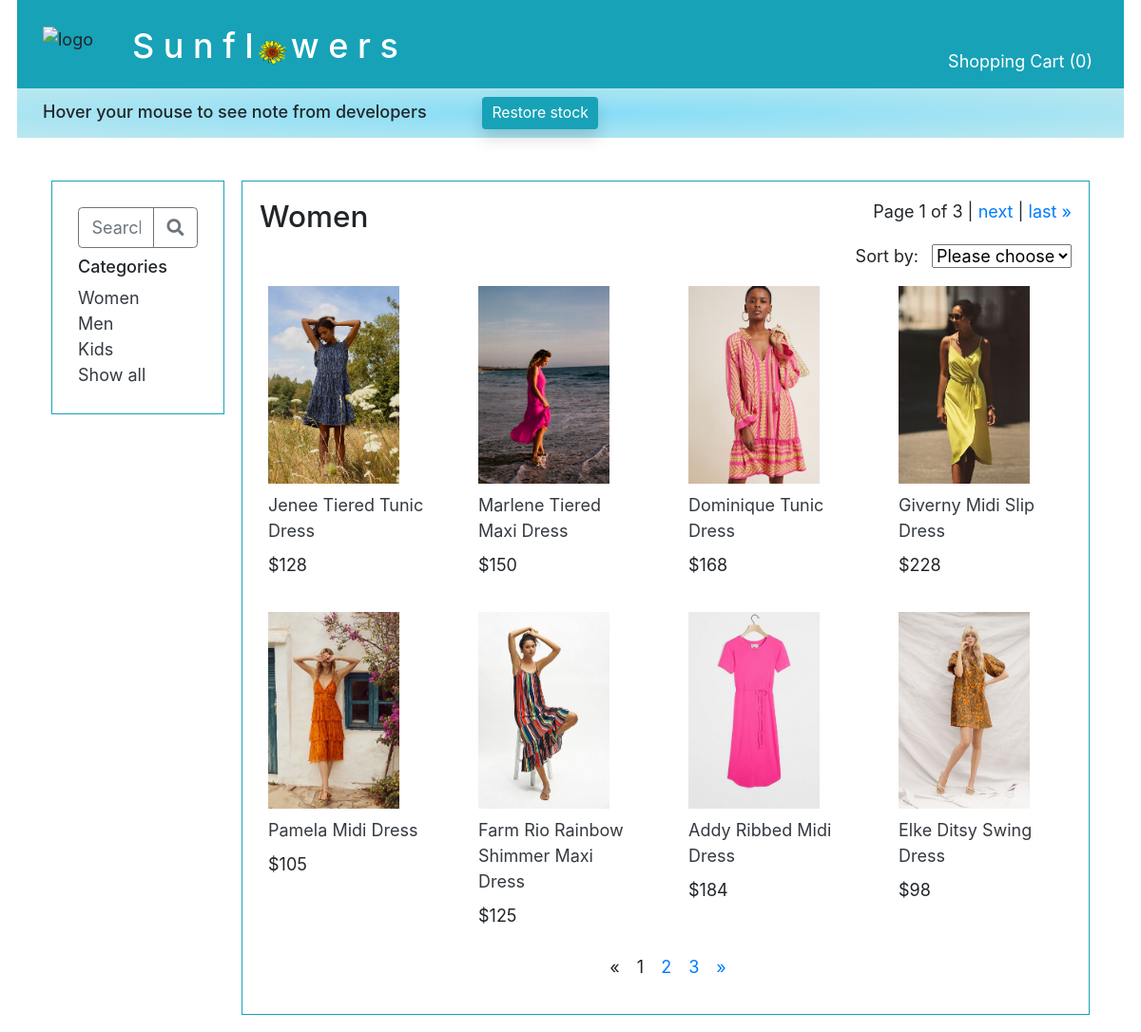
The page /product/category/1 on the database its author committed.
### main/models.py (models this page shows, shortened)
class Category(models.Model):
    name = models.CharField(max_length=255)
    cat_photo = models.ImageField(upload_to='categories', blank=True)

class Photo(models.Model):
    img = models.ImageField(upload_to='products', blank=True)
    type_of_photo = models.ForeignKey(
        PhotoType,
        related_name='photos_included',
        on_delete=models.CASCADE
    )
    for_product = models.ForeignKey(
        Product,
        related_name='photos',
        on_delete=models.CASCADE
    )

class Product(models.Model):
    name = models.CharField(max_length=255, default="")
    desc= models.TextField(default="")
    quantity_purchased = models.IntegerField(default=0)
    quantity_sold = models.IntegerField(default=0)
    quantity_available = models.IntegerField(default=0)
    temp_quan_avail = models.IntegerField(default=0)
    unit_price=models.DecimalField(max_digits=5, decimal_places=0)
    category = models.ForeignKey(
        Category,
        related_name='products_included',
        on_delete=models.CASCADE
    )
    objects = ClassManager()

### main/views.py (the view)
# urls.py: path('product/category/<int:cat_id>', views.display_category),
def display_category(request, cat_id):
    product_list = Product.objects.filter(category_id=cat_id).exclude(temp_quan_avail=0)
    if "sorted_by" not in request.session:
        request.session["sorted_by"] = "no_sort"
    if request.session["sorted_by"] == "price":
        products_by_price = product_list.order_by("unit_price")
        product_list = products_by_price
    elif request.session["sorted_by"] == "popularity":
        products_by_popularity = product_list.order_by("-quantity_available")
        product_list = products_by_popularity
    else:
        product_list = Product.objects.filter(category_id=cat_id).exclude(temp_quan_avail=0)
    page = request.GET.get('page', 1)
    paginator = Paginator(product_list, 8)
    try:
        all_products = paginator.page(page)
    except PageNotAnInteger:
        all_products = paginator.page(1)
    except EmptyPage:
        all_products = paginator.page(paginator.num_pages)
    page_number = request.GET.get('page')
    page_obj = paginator.get_page(page_number)
    if "cart_dict" not in request.session:
        quantity_in_cart = 0
    else:
        quantity_in_cart = 0
        for key in request.session["cart_dict"]:
            quantity_in_cart += request.session["cart_dict"][key]
    products_in_this_category = Product.objects.filter(category_id=cat_id)
    for each_product in products_in_this_category:
        photos = Photo.objects.filter(for_product = each_product)
        for photo in photos:
            if photo.type_of_photo_id == 1:
                photo.type_of_photo_id = 2
                photo.save()
        first_photo = photos.first()
        first_photo.type_of_photo_id = 1
        first_photo.save()
    context = {
        "all_categories": Category.objects.all(),
        "this_category": Category.objects.get(id=cat_id),
        "all_products": all_products,
        "all_photos": Photo.objects.all(),
        "paginator": paginator,
        'page_obj': page_obj,
        "quantity_in_cart": quantity_in_cart,
    }
    return render(request, '_2_shop_category.html', context)

### main/templates/_2_shop_category.html (shortened to what this page needs)
<!DOCTYPE html>
<html lang="en">
<head>
    {% include "_0_head_tags.html" %}
</head>
<body>
    <div id="container">
        {% include "_0_top_nav_bar.html" %}
        {% include "_0_left_nav_bar.html" %}
        <div class="col border border-info p-3">
            <div class="row">
                <div class="col-6 h3">{{ this_category.name }}</div>
                <div class="col text-right mb-1">
                    <span class="step-links">
                        <span class="current">
                            Page {{ page_obj.number }} of {{ page_obj.paginator.num_pages }} |
                        </span>
                        {% if page_obj.has_next %}
                        <a href="?page={{ page_obj.next_page_number }}">next</a> |
                        <a href="?page={{ page_obj.paginator.num_pages }}">last &raquo;</a>
                        {% endif %}
                    </span>
                </div>
            </div>
            <form style="" id="sort_form" class="text-right" action="/product/category/{{ this_category.id }}/process_sort" method="POST">
                <div style="display:inline" class="mb-2 text-right mr-2">Sort by:</div>
                <div style="display:inline" class="">
                    <select name="sorted_by" id="sorted_by" onchange="this.form.submit()">
                        <option value="" disabled
                        {% if request.session.sorted_by == "no_sort" %}
                        selected
                        {% endif %}
                        >Please choose</option>
                    </select>
                </div>
            </form>
            <div style="" class="row mt-2">
                {% for product in all_products %}
                {% if product.category_id == this_category.id and product.temp_quan_avail > 0 %}
                <div class="col-3">
                    {% for photo in all_photos %}
                    {% if photo.type_of_photo_id == 1 and photo.for_product_id == product.id %}
                    <div class="row m-2"><a href="/product/category/{{ this_category.id }}/item/{{ product.id }}"><img class="" style="width:80%; height: auto !important; background-size:cover;"  src="{{ photo.img.url }}"></a></div>
                    {% endif %}
                    {% endfor %}
                    <a class="row text-dark m-2" href="/product/category/{{ this_category.id }}/item/{{ product.id }}">{{ product.name }}</a>
                    <div class="row mb-4">
                        <div class="col ml-2">${{ product.unit_price }}</div>
                    </div>
                </div>
                {% endif %}
                {% endfor %}
            </div>
            <div class="row">
                <div class="col-4 offset-5 text-center">
                    {% if all_products.has_other_pages %}
                    <ul class="pagination">
                        {% if all_products.has_previous %}
                        <li><a href="?page={{ all_products.previous_page_number }}">&laquo;</a></li>
                        {% else %}
                        <li class="disabled"><span>&laquo;</span></li>
                        {% endif %}
                        {% for i in all_products.paginator.page_range %}
                        {% if all_products.number == i %}
                        <li class="active ml-3"><span>{{ i }} <span class="sr-only">(current)</span> </span></li>
                        {% else %}
                        <li><a class="ml-3" href="?page={{ i }}">{{ i }}</a></li>
                        {% endif %}
                        {% endfor %}
                        {% if all_products.has_next %}
                        <li><a class="ml-3" href="?page={{ all_products.next_page_number }}">&raquo;</a></li>
                        {% else %}
                        <li class="disabled"><span>&raquo;</span></li>
                        {% endif %}
                    </ul>
                    {% endif %}
                </div>
            </div>
        </div>
    </div>
</body>
</html>

### main/templates/_0_left_nav_bar.html
<!DOCTYPE html>
<html lang="en">
<link rel="stylesheet" href="main/static/projectStyle.css">
<head>
    {% load static %}
    <link rel="stylesheet" href="{% static 'projectStyle.css' %}">
</head>
<body>
    <div class="row mx-3">
        <div id="side" class="col-sm-auto mr-3 border-info p-3">
    <div id="left_nav_bar" class="row mx-3">
        <div class=" col-2 mr-3 border border-info p-4"
        style="height: 50%;"
        >
        <div class="row mb-2">
            <div class="col ">
                <form style="display:inline" class="m-0" action="{% url 'search' %}" method="GET">
                <div class="input-group">
                        <input name="search" class="form-control border-secondary py-2" type="text" placeholder="Search">
                    <div class="input-group-append">
                        <button class="btn btn-outline-secondary" type="submit">
                            <i class="fa fa-search"></i>
                        </button>
                    </div>
                </form>
                </div>
            </div>
        </div>
        <div class="row h6 ml-0 ">Categories</div>
        {% for category in all_categories %}
        <a class="text-dark" href="/product/category/{{ category.id }}/no_sort">{{ category.name }}</a><br>
        {% endfor %}
        <a class="text-dark" href="/">Show all</a>
    </div>
</body>
</html>

### main/static/projectStyle.css (style rules this page uses)
* { font-size:1.5vw; }
img { height: auto !important; }

### main/templates/_2_shop_category.html (style rules this page uses)
* { font-size:1.5vw; }
img { height:auto !important; background-size:cover; }

### rows shown on the page
Category: name "Women"
Category: name "Men"
Category: name "Kids"
Product: name "Jenee Tiered Tunic Dress", unit_price "128"
Photo: img (picture)
Product: name "Marlene Tiered Maxi Dress", unit_price "150"
Photo: img (picture)
Product: name "Dominique Tunic Dress", unit_price "168"
Photo: img (picture)
Product: name "Giverny Midi Slip Dress", unit_price "228"
Photo: img (picture)
Product: name "Pamela Midi Dress", unit_price "105"
Photo: img (picture)
Product: name "Farm Rio Rainbow Shimmer Maxi Dress", unit_price "125"
Photo: img (picture)
Product: name "Addy Ribbed Midi Dress", unit_price "184"
Photo: img (picture)
Product: name "Elke Ditsy Swing Dress", unit_price "98"
Photo: img (picture)

### other values the page prints
{{ quantity_in_cart }} "0"
{{ page_obj.number }} "1"
{{ page_obj.paginator.num_pages }} "3"
{{ i }} "1"
{{ i }} "2" "3"
